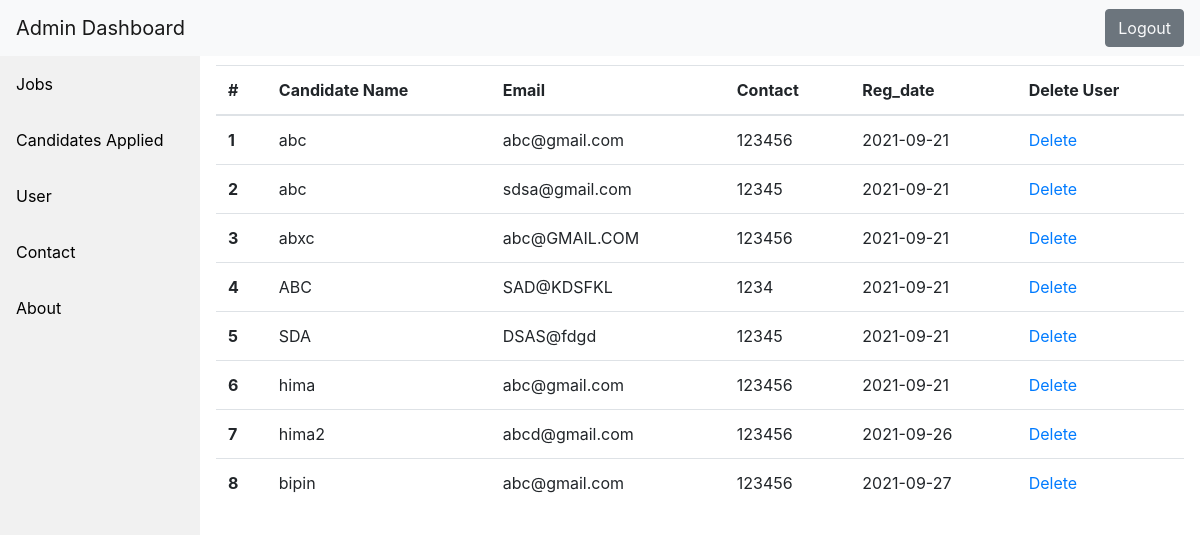
The page /user.php (signed in) on the database its author committed.
### tables this page shows
CREATE TABLE `users` (
  `id` int(11) NOT NULL,
  `Name` varchar(255) NOT NULL,
  `Email` varchar(255) NOT NULL,
  `Phone` varchar(50) NOT NULL,
  `Password` varchar(255) NOT NULL,
  `Reg_Date` date NOT NULL DEFAULT current_timestamp()
);

### user.php (the view, shortened to what this page needs)
<?php
if(isset($_SESSION['name'])){
include 'header.php';
include 'sidenav.php';
?>
<div class="content" style="padding-top:65px" id="main">
<table class="table">
  <thead>
    <tr>
      <th scope="col">#</th>
      <th scope="col">Candidate Name</th>
      <th scope="col">Email</th>
      <th scope="col">Contact</th>
      <th scope="col">Reg_date</th>
      <th scope="col">Delete User</th>
    </tr>
  </thead>
  <tbody>
    <?php
  require "config.php";
  $sql = "SELECT * FROM users";
 $result = mysqli_query($conn, $sql);
if (mysqli_num_rows($result) > 0) {
  while($row = mysqli_fetch_assoc($result)) {
    echo"<tr>";
    echo "<th scope='row'>" .$row["id"]."</th>";
    echo "<td>".$row["Name"]."</td>";
    echo "<td>".$row["Email"]."</td>";
     echo "<td>".$row["Phone"]."</td>";
     echo "<td>".$row["Reg_Date"]."</td>";
     echo "<td><a href=''>Delete</a></td>";
    echo"</tr>";
  }
} else {
  echo "0 results";
}
?>
  </tbody>
</table>
</div>
</div>
<?php
}
else{
  header("location:admin_login.php");
}
?>
</body>
</html>

### css/sidebar.css (style rules this page uses)
div.content { margin-left: 200px; padding: 1px 16px; height: 1000px; }

### rows shown on the page
users: id "1", Name "abc", Email "abc@gmail.com", Phone "123456", Reg_Date "2021-09-21"
users: id "2", Name "abc", Email "sdsa@gmail.com", Phone "12345", Reg_Date "2021-09-21"
users: id "3", Name "abxc", Email "abc@GMAIL.COM", Phone "123456", Reg_Date "2021-09-21"
users: id "4", Name "ABC", Email "SAD@KDSFKL", Phone "1234", Reg_Date "2021-09-21"
users: id "5", Name "SDA", Email "DSAS@fdgd", Phone "12345", Reg_Date "2021-09-21"
users: id "6", Name "hima", Email "abc@gmail.com", Phone "123456", Reg_Date "2021-09-21"
users: id "7", Name "hima2", Email "abcd@gmail.com", Phone "123456", Reg_Date "2021-09-26"
users: id "8", Name "bipin", Email "abc@gmail.com", Phone "123456", Reg_Date "2021-09-27"
